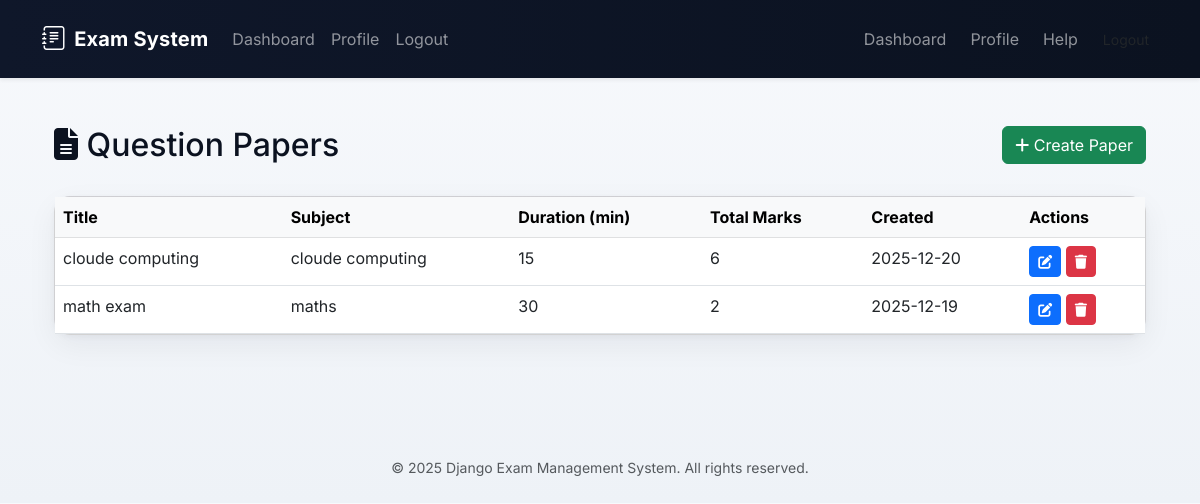
Page /exams/admin/papers/ (signed in) on the committed database.
### apps/exams/models.py (models this page shows, shortened)
class QuestionPaper(models.Model):
    title = models.CharField(max_length=300)
    subject = models.ForeignKey(
        Subject,
        on_delete=models.CASCADE,
        related_name='question_papers'
    )
    questions = models.ManyToManyField(Question, related_name='papers')
    total_marks = models.IntegerField(default=100)
    duration_minutes = models.IntegerField(
        validators=[MinValueValidator(15), MaxValueValidator(480)]
    )
    passing_marks = models.IntegerField(
        validators=[MinValueValidator(0), MaxValueValidator(100)]
    )
    instructions = models.TextField(blank=True, help_text="Exam instructions for students")
    created_by = models.ForeignKey(
        User,
        on_delete=models.SET_NULL,
        null=True,
        related_name='created_papers'
    )
    created_at = models.DateTimeField(auto_now_add=True)
    updated_at = models.DateTimeField(auto_now=True)
    class Meta:
        ordering = ['-created_at']
        indexes = [
            models.Index(fields=['subject']),
        ]
    def get_total_marks(self):
        return self.questions.aggregate(models.Sum('marks'))['marks__sum'] or 0

class Subject(models.Model):
    code = models.CharField(max_length=50, unique=True, db_index=True)
    name = models.CharField(max_length=200)
    description = models.TextField(blank=True)
    credits = models.IntegerField(
        validators=[MinValueValidator(1), MaxValueValidator(4)]
    )
    created_at = models.DateTimeField(auto_now_add=True)
    updated_at = models.DateTimeField(auto_now=True)
    class Meta:
        ordering = ['code']
        indexes = [models.Index(fields=['code'])]

### apps/exams/views.py (the view)
# urls.py: path('papers/', views.paper_list, name='paper_list'),
@login_required
def paper_list(request):
    if not request.user.is_admin_user:
        messages.error(request, 'Access denied.')
        return redirect('dashboard')
    papers = QuestionPaper.objects.all()
    return render(request, 'exams/admin/paper_list.html', {'papers': papers})

### apps/accounts/models.py (called while the page is built)
    @property
    def is_admin_user(self):
        return self.role == 'admin'

### templates/exams/admin/paper_list.html (shortened to what this page needs)
{% extends 'base.html' %}
{% load static %}
{% block content %}
<div class="container">
    <div class="row mb-4">
        <div class="col-md-8">
            <h2><i class="fas fa-file-alt"></i> Question Papers</h2>
        </div>
        <div class="col-md-4 text-end">
            <a href="{% url 'exams:admin:paper_create' %}" class="btn btn-success">
                <i class="fas fa-plus"></i> Create Paper
            </a>
        </div>
    </div>
    <div class="card">
        <div class="table-responsive">
            <table class="table table-hover mb-0">
                <thead class="table-light">
                    <tr>
                        <th>Title</th>
                        <th>Subject</th>
                        <th>Duration (min)</th>
                        <th>Total Marks</th>
                        <th>Created</th>
                        <th>Actions</th>
                    </tr>
                </thead>
                <tbody>
                    {% for paper in papers %}
                    <tr>
                        <td>{{ paper.title }}</td>
                        <td>{{ paper.subject.name }}</td>
                        <td>{{ paper.duration_minutes }}</td>
                        <td>{{ paper.get_total_marks }}</td>
                        <td>{{ paper.created_at|date:"Y-m-d" }}</td>
                        <td>
                            <a href="{% url 'exams:admin:paper_update' paper.pk %}" class="btn btn-sm btn-primary" title="Edit"><i class="fas fa-edit"></i></a>
                            <a href="#" class="btn btn-sm btn-danger" title="Delete" onclick="return confirm('Delete this paper?')"><i class="fas fa-trash"></i></a>
                        </td>
                    </tr>
                    {% empty %}
                    <tr>
                        <td colspan="6">
                            <div class="alert alert-info mb-0">No question papers found. Create one to get started.</div>
                        </td>
                    </tr>
                    {% endfor %}
                </tbody>
            </table>
        </div>
    </div>
</div>
{% endblock %}

### templates/base.html (shortened to what this page needs)
{% load static %}
<!DOCTYPE html>
<html lang="en">
<head>
    <link href="https://cdn.jsdelivr.net/npm/bootstrap@5.3.0/dist/css/bootstrap.min.css" rel="stylesheet">
    <link href="https://cdn.jsdelivr.net/npm/bootstrap-icons@1.10.5/font/bootstrap-icons.css" rel="stylesheet">
    <link href="https://cdnjs.cloudflare.com/ajax/libs/font-awesome/6.4.0/css/all.min.css" rel="stylesheet">
    <link href="{% static 'css/theme.css' %}" rel="stylesheet">
</head>
<body class="bg-light" style="font-family: 'Inter', system-ui, -apple-system, 'Segoe UI', Roboto, 'Helvetica Neue', Arial;">
    <nav class="navbar navbar-expand-lg navbar-dark shadow-sm py-3" aria-label="Main navigation">
        <div class="container">
            <a class="navbar-brand d-flex align-items-center" href="{% url 'dashboard' %}">
                <i class="bi bi-journal-text me-2 fs-4"></i>
                <span class="fw-bold">Exam System</span>
            </a>
            <div class="offcanvas offcanvas-end" tabindex="-1" id="mobileMenu" aria-labelledby="mobileMenuLabel">
                <div class="offcanvas-body">
                    <ul class="navbar-nav">
                        {% if user.is_authenticated %}
                            <li class="nav-item"><a class="nav-link" href="{% url 'dashboard' %}">Dashboard</a></li>
                            <li class="nav-item"><a class="nav-link" href="{% url 'profile' %}">Profile</a></li>
                            <li class="nav-item"><a class="nav-link" href="{% url 'logout' %}">Logout</a></li>
                        {% else %}
                            <li class="nav-item"><a class="nav-link" href="{% url 'login' %}">Login</a></li>
                            <li class="nav-item"><a class="nav-link" href="{% url 'register' %}">Get Started</a></li>
                        {% endif %}
                    </ul>
                </div>
            </div>
            <div class="collapse navbar-collapse" id="navbarNav">
                <ul class="navbar-nav ms-auto align-items-center">
                    {% if user.is_authenticated %}
                        <li class="nav-item me-2 d-none d-lg-block">
                            <a class="nav-link" href="{% url 'dashboard' %}">Dashboard</a>
                        </li>
                        <li class="nav-item me-2 d-none d-lg-block">
                            <a class="nav-link" href="{% url 'profile' %}">Profile</a>
                        </li>
                        <li class="nav-item me-2 d-none d-lg-block">
                            <a class="nav-link" href="#" data-bs-toggle="modal" data-bs-target="#supportModal">Help</a>
                        </li>
                        <li class="nav-item">
                            <a class="btn btn-3d btn-sm" href="{% url 'logout' %}">Logout</a>
                        </li>
                    {% endif %}
                </ul>
            </div>
        </div>
    </nav>
    <div class="position-fixed top-0 end-0 p-3" style="z-index: 1200">
    </div>
    <main class="py-5">
        <div class="container">
            {% block content %}{% endblock %}
        </div>
    </main>
    <footer class="text-center py-4 mt-5">
        <small class="text-muted">&copy; 2025 Django Exam Management System. All rights reserved.</small>
    </footer>
</body>
</html>

### static/css/theme.css (style rules this page uses)
:root { --bs-primary:#0d6efd; --accent:#6c7ae0; --accent-2:#34d399; --bg-1: #0f172a; --bg-2: #0b1220; --card-bg: #ffffff; --muted: #6c757d; --glass: rgba(255,255,255,0.06); }
body { background: linear-gradient(180deg, #f7f9fc 0%, #eef2f7 100%); font-family: Inter, system-ui, -apple-system, 'Segoe UI', Roboto, 'Helvetica Neue', Arial, sans-serif; color: #0b1220; }
.navbar { background: linear-gradient(90deg,var(--bg-1),var(--bg-2)); box-shadow: 0 8px 30px rgba(2,6,23,0.6); }
.navbar .navbar-brand { font-weight:700; letter-spacing:0.2px }
.card { border-radius:16px; background:linear-gradient(180deg, rgba(255,255,255,0.98), rgba(250,250,255,0.98)); box-shadow: 0 10px 30px rgba(8,15,33,0.06), 0 2px 6px rgba(8,15,33,0.04); transition: transform 280ms cubic-bezier(.2,.9,.2,1), box-shadow 280ms; }
:root { --primary-indigo: #6366f1; --primary-purple: #8b5cf6; --text-dark: #111827; --text-muted: #6b7280; --bg-gray: #f9fafb; --border-color: #e5e7eb; }
body { background-color: var(--bg-gray); font-family: 'Inter', system-ui, -apple-system, sans-serif; }

### rows in the picture
QuestionPaper: title "cloude computing", subject.name "cloude computing", duration_minutes "15", get_total_marks "6", created_at "2025-12-20"
QuestionPaper: title "math exam", subject.name "maths", duration_minutes "30", get_total_marks "2", created_at "2025-12-19"
